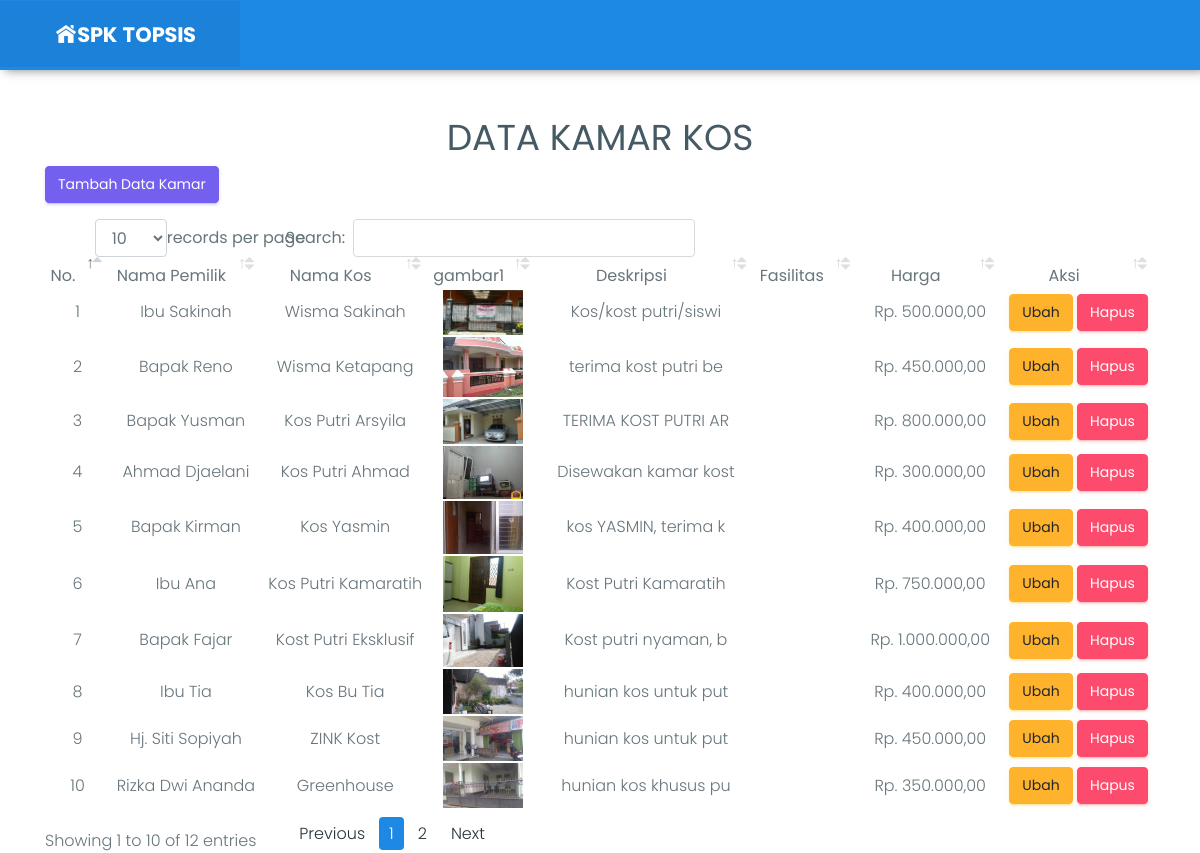
The page /kamar.php (signed in) on the database its author committed.
### tables this page shows
CREATE TABLE IF NOT EXISTS `kamar` (
  `id_kamar` int(11) NOT NULL AUTO_INCREMENT,
  `id_pemilik` int(11) NOT NULL,
  `tipe` varchar(50) NOT NULL,
  `deskripsi` text NOT NULL,
  `harga` varchar(50) NOT NULL,
  `tipeharga` varchar(50) NOT NULL,
  `gambar1` varchar(100) NOT NULL,
  `gambar2` varchar(100) NOT NULL,
  `gambar3` varchar(100) NOT NULL,
  `gambar4` varchar(100) NOT NULL,
  `status` varchar(15) NOT NULL,
  PRIMARY KEY (`id_kamar`)
);

CREATE TABLE IF NOT EXISTS `pemilik` (
  `id_pemilik` int(11) NOT NULL AUTO_INCREMENT,
  `user` varchar(50) NOT NULL,
  `nama` varchar(50) NOT NULL,
  `nama_kos` varchar(50) NOT NULL,
  `telepon` varchar(15) NOT NULL,
  `alamat` varchar(100) NOT NULL,
  `foto` varchar(50) NOT NULL,
  `status` varchar(10) NOT NULL,
  PRIMARY KEY (`id_pemilik`)
);

### kamar.php (the view, shortened to what this page needs)
<?php
  include "header.php";
?>
    <div class="container">
      <div class="row">
        <div class="col-lg-12 text-center">
          <h1 class="mt-5">DATA KAMAR KOS</h1>
          <p align="left"><a class='btn btn-primary' href="tambahkamar.php">Tambah Data Kamar</a></p>
          <div class="panel panel-default">
                        <div class="panel-body">
                            <div class="table-responsive">
                                <table id="dataTable" class="display" style="width:100%">
                                    <thead>
                                        <tr>
                                            <th>No.</th>
                                            <th>Nama Pemilik</th>
                                            <th>Nama Kos</th>
                                            <th>gambar1</th>
                                            <th>Deskripsi</th>
                                            <th>Fasilitas</th>
                                            <th>Harga</th>
                                            <th>Aksi</th>
                                        </tr>
                                    </thead>
                                    <tbody>
                                        <?php
                                        $sql=mysql_query("SELECT * FROM pemilik, kamar WHERE pemilik.id_pemilik = kamar.id_pemilik ORDER BY kamar.id_kamar DESC");
                                        $no=1;
                                        while ($row=mysql_fetch_array($sql)){?>
                                          <tr class='td' bgcolor='#FFF'>
                                            <td><?php echo $no;?></td>
                                            <td><?php echo $row['nama'];?></td>
                                            <td><?php echo $row['nama_kos'];?></td>
                                            <td><?php echo '<img src="images/kamar/'.$row['gambar1'].'" width="80">'; ?></td>
                                            <td><?php echo substr($row['deskripsi'], 0,20);?></td>
                                            <td><?php echo substr($row['fasilitas'], 0,20);?></td>
                                            <td>Rp. <?php echo number_format($row['harga'],2,",",".");?></td>
                                        <?php
                                              print("
                                                <td>
                                                <a class='btn btn-warning' href=editkamar.php?idk=$row[id_kamar]>
                                                Ubah
                                                </a>
                                                <a class='btn btn-danger' href=javascript:KonfirmasiHapus('deletekamar.php?idk','$row[id_kamar]')>
                                                Hapus
                                                </a>
                                                </td>
                                              </tr>");
                                              $no++;
                                        ?>
                                        <?php }?>
                                    </tbody>
                                </table>
                            </div>
                        </div>
                    </div>
        </div>
      </div>
    </div>

### header.php (shortened to what this page needs)
<!DOCTYPE html>
<html lang="en">
<head>
    <link href="assets/plugins/bootstrap/css/bootstrap.min.css" rel="stylesheet">
    <link href="css/bootstrap.css" rel="stylesheet">
    <link href="css/dataTables.bootstrap4.min.css" rel="stylesheet">
    <link href="css/style.css" rel="stylesheet">
    <link href="css/colors/blue.css" id="theme" rel="stylesheet">
</head>
<body class="fix-header fix-sidebar card-no-border">
    <div id="main-wrapper">
        <header class="topbar">
            <nav class="navbar top-navbar navbar-toggleable-sm navbar-light">
                <div class="navbar-header">
                    <a class="navbar-brand" href="index.html">
                        <span>
                         <img src="assets/images/logo-spk.png" class="light-logo" alt="homepage" /></span> </a>
                </div>
            </nav>
        </header>

### css/colors/blue.css (style rules this page uses)
.topbar { background: #1e88e5; }
.topbar .navbar-header { background: rgba(0, 0, 0, 0.05); }
.topbar .top-navbar .navbar-header .navbar-brand .light-logo { display: inline-block; color: rgba(255, 255, 255, 0.8); }

### rows shown on the page
kamar: id_pemilik.nama "Ibu Sakinah", id_pemilik.nama_kos "Wisma Sakinah", gambar1 (picture), deskripsi "Kos/kost putri/siswi", harga "500.000,00"
kamar: id_pemilik.nama "Bapak Reno", id_pemilik.nama_kos "Wisma Ketapang", gambar1 (picture), deskripsi "terima kost putri be", harga "450.000,00"
kamar: id_pemilik.nama "Bapak Yusman", id_pemilik.nama_kos "Kos Putri Arsyila", gambar1 (picture), deskripsi "TERIMA KOST PUTRI AR", harga "800.000,00"
kamar: id_pemilik.nama "Ahmad Djaelani", id_pemilik.nama_kos "Kos Putri Ahmad", gambar1 (picture), deskripsi "Disewakan kamar kost", harga "300.000,00"
kamar: id_pemilik.nama "Bapak Kirman", id_pemilik.nama_kos "Kos Yasmin", gambar1 (picture), deskripsi "kos YASMIN, terima k", harga "400.000,00"
kamar: id_pemilik.nama "Ibu Ana", id_pemilik.nama_kos "Kos Putri Kamaratih", gambar1 (picture), deskripsi "Kost Putri Kamaratih", harga "750.000,00"
kamar: id_pemilik.nama "Bapak Fajar", id_pemilik.nama_kos "Kost Putri Eksklusif", gambar1 (picture), deskripsi "Kost putri nyaman, b", harga "1.000.000,00"
kamar: id_pemilik.nama "Ibu Tia", id_pemilik.nama_kos "Kos Bu Tia", gambar1 (picture), deskripsi "hunian kos untuk put", harga "400.000,00"
kamar: id_pemilik.nama "Hj. Siti Sopiyah", id_pemilik.nama_kos "ZINK Kost", gambar1 (picture), deskripsi "hunian kos untuk put", harga "450.000,00"
kamar: id_pemilik.nama "Rizka Dwi Ananda", id_pemilik.nama_kos "Greenhouse", gambar1 (picture), deskripsi "hunian kos khusus pu", harga "350.000,00"
